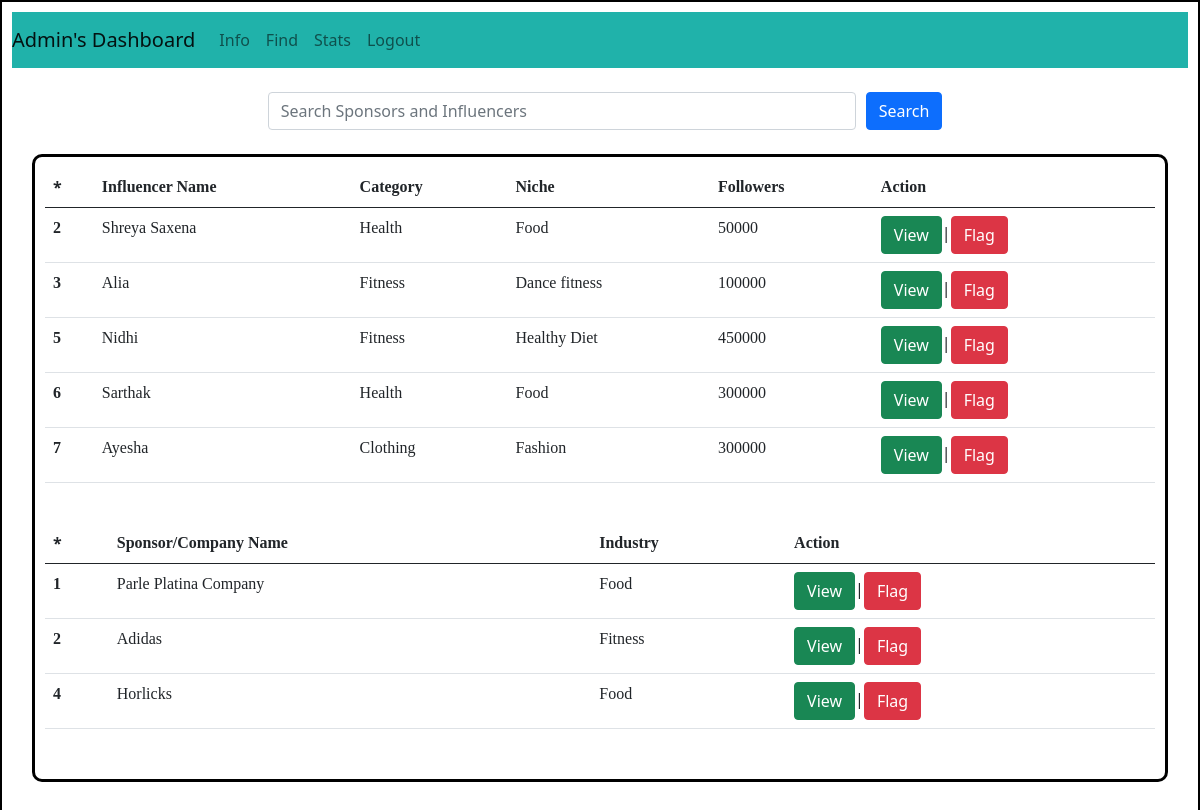
The app's page /admin/dashboard/find, older data.
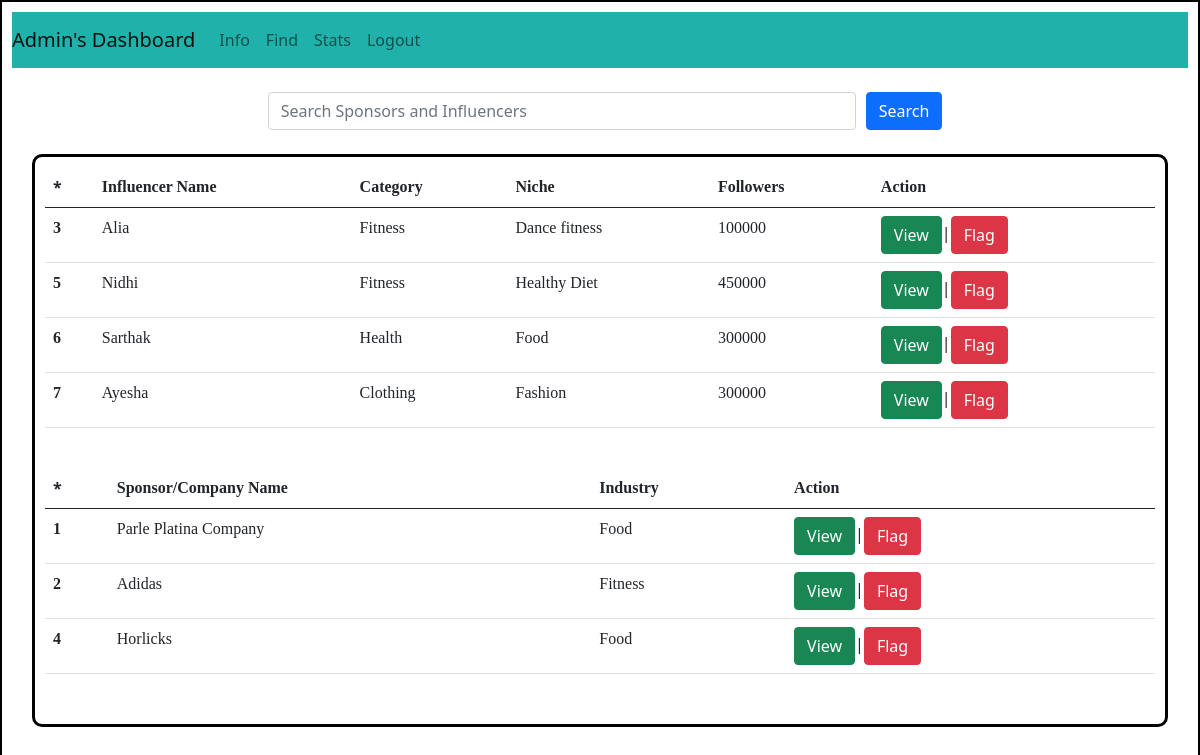
The same page, newer data.
### backend/models.py (models this page shows)
class User(db.Model):
    __tablename__ = "user"
    id = db.Column(db.Integer, primary_key = True, nullable = False, autoincrement = True)
    email = db.Column(db.String, nullable = False)
    full_name = db.Column(db.String, nullable = False)
    search_name = db.Column(db.String, nullable = False, default="null")
    user_name = db.Column(db.String, unique = True, nullable = False)
    pwd = db.Column(db.String, nullable = False, default="null")
    category = db.Column(db.String, nullable = False, default="null")
    niche = db.Column(db.String, nullable = False, default="null")
    followers = db.Column(db.Integer, nullable=False, default = 0)
    type = db.Column(db.String, nullable = False, default = "general")
    is_flagged = db.Column(db.String, nullable=False, default="False")
    ad_request = db.relationship("Ad_request", cascade="all, delete", backref="user")

### backend/controllers.py (the view)
@app.route("/admin/dashboard/find")
def admin_dashboard_find():
    influencers = fetch_influencers()
    sponsers = fetch_sponsers()
    return render_template("admin_dashboard_find.html", influencers=influencers, sponsers= sponsers)

### backend/controllers.py (called while the page is built)
def fetch_influencers():
    influencer = User.query.filter_by(type = 'general', is_flagged = "False" ).all()
    influencer_list = {}
    for user in influencer:
        if user.id not in influencer_list.keys():
            influencer_list[user.id] = [user.full_name, user.category, user.niche, user.followers]
    return influencer_list

def fetch_sponsers():
    sponsers = Sponser.query.filter_by( is_flagged = "False").all()
    sponser_list = {}
    for sponser in sponsers:
        if sponser.id not in sponser_list.keys():
            sponser_list[sponser.id] = [sponser.company_name, sponser.industry]
    return sponser_list

### templates/admin_dashboard_find.html (shortened to what this page needs)
<!DOCTYPE html>
<html lang="en">
<head>
    <link rel="stylesheet" href = "/static/dashboardstyle.css">
    <link href="https://cdn.jsdelivr.net/npm/bootstrap@5.0.2/dist/css/bootstrap.min.css" rel="stylesheet">
</head>
<body>
    <div id = "container-admin">
      <nav class="navbar navbar-expand-lg navbar-light " style="background-color: lightseagreen;">
            <a class="navbar-brand" href="#">Admin's Dashboard</a>
            <div class="collapse navbar-collapse" id="navbarNav">
              <ul class="navbar-nav">
                <li class="nav-item active">
                  <a class="nav-link" href="/admin/dashboard/info"> Info </a>
                </li>
                <li class="nav-item active">
                  <a class="nav-link" href="/admin/dashboard/find"> Find</a>
                </li>
                <li class="nav-item active">
                  <a class="nav-link" href="/admin/stats"> Stats </a>
                </li>
                <li class="nav-item">
                  <a class="nav-link" href="/login"> Logout</a>
                </li>
          </nav><br>
          <form action="/admin/search"  class="form-inline">
            <input type="text" class="form-control" id="search" name="search_word" placeholder="Search Sponsors and Influencers">
            <button type="submit" class="btn btn-primary">Search</button>
          </form><br>
<div id="campaign"  class="justify-content-center">
  {%if influencers %}
  <table class="table">
    <thead>
          <tr>
            <th scope="col">*</th>
            <th scope="col" style="font-family: 'Times New Roman', Times, serif;">Influencer Name</th>
            <th scope="col" style="font-family: 'Times New Roman', Times, serif;">Category</th>
            <th scope="col" style="font-family: 'Times New Roman', Times, serif;">Niche</th>
            <th scope="col" style="font-family: 'Times New Roman', Times, serif;">Followers</th>
            <th scope="col" style="font-family: 'Times New Roman', Times, serif;">Action</th>
          </tr>
      </thead>
    <tbody>
    {%for key, value in influencers.items()%}
      <tr>
        <th scope="row" style="font-family: 'Times New Roman', Times, serif;">{{key}}</th>
        <td style="font-family: 'Times New Roman', Times, serif;">{{value[0]}}</td>
        <td style="font-family: 'Times New Roman', Times, serif;">{{value[1]}}</td>
        <td style="font-family: 'Times New Roman', Times, serif;">{{value[2]}}</td>
        <td style="font-family: 'Times New Roman', Times, serif;">{{value[3]}} </td>
        <td><a href="/admin/view/user/{{key}}"><button type="button" class="btn btn-success">View</button></a>|<a href="/flag/user/{{key}}"><button type="button" class="btn btn-danger">Flag</button></a></td>
      </tr>
    {%endfor%}
    </tbody>
  </table>
  {%else%}
  <h3 style="font-family: 'Times New Roman', Times, serif;">No Influencer available!</h3>
  {%endif%}<br>
<div class="justify-content-center">
  {%if sponsers %}
  <table class="table">
    <thead>
          <tr>
            <th scope="col">*</th>
            <th scope="col" style="font-family: 'Times New Roman', Times, serif;">Sponsor/Company Name</th>
            <th scope="col" style="font-family: 'Times New Roman', Times, serif;">Industry</th>
            <th scope="col" style="font-family: 'Times New Roman', Times, serif;">Action</th>
          </tr>
      </thead>
    <tbody>
    {%for key, value in sponsers.items()%}
      <tr>
        <th scope="row" style="font-family: 'Times New Roman', Times, serif;">{{key}}</th>
        <td style="font-family: 'Times New Roman', Times, serif;">{{value[0]}}</td>
        <td style="font-family: 'Times New Roman', Times, serif;">{{value[1]}}</td>
        <td><a href="/admin/view/sponser/{{key}}"><button type="button" class="btn btn-success">View</button></a>|<a href="/flag/sponser/{{key}}"><button type="button" class="btn btn-danger">Flag</button></a></td>
      </tr>
    {%endfor%}
    </tbody>
  </table>
  {%else%}
  <h3 style="font-family: 'Times New Roman', Times, serif;">No Sponsor available!</h3>
  {%endif%}<br>
</div>
</div>
</body>
</html>

Row changes from the older to the newer data that the page shows:
no longer on this page (row edited): User: full_name "Shreya Saxena", category "Health", niche "Food", followers "50000"
Text that changed along with them:
list line gone: "2 View | Flag"
